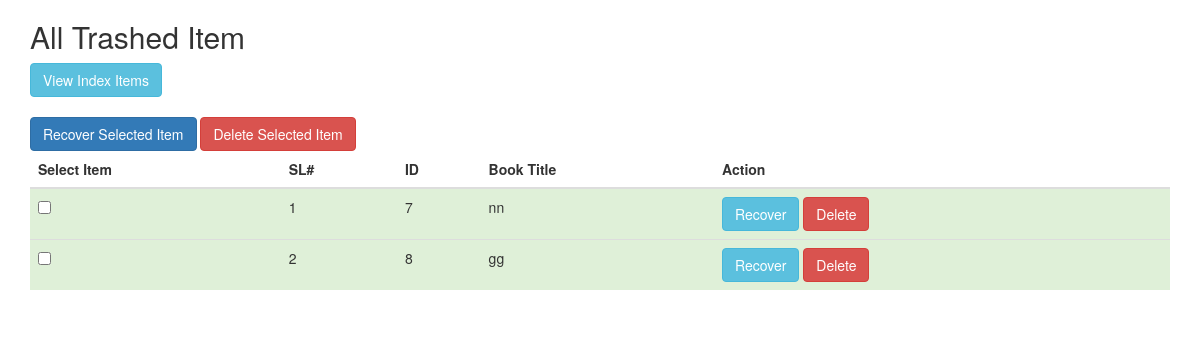
Page /views/SEIP1292/City/trashed.php on the committed database.
### tables this page shows
CREATE TABLE IF NOT EXISTS `email` (
  `id` int(11) NOT NULL AUTO_INCREMENT,
  `name` varchar(50) NOT NULL,
  `email` varchar(50) NOT NULL,
  `deleted_at` varchar(50) DEFAULT NULL,
  PRIMARY KEY (`id`),
  UNIQUE KEY `email` (`email`)
);

### src/Bitm/SEIP1292/Email/Email.php (called while the page is built, shortened)
<?php
class Email
{
    public $conn = "";
    public function __construct()
    {
        $this->conn = mysqli_connect("localhost", "root", "", "atomicprojectb20") or die("database connection establishing fail");
    }
    public function trashed(){
        $_allTrash = array();
        $query = "SELECT * FROM `email` WHERE `deleted_at` IS NOT NULL";
        $result = mysqli_query($this->conn, $query);
        while ($row = mysqli_fetch_object($result)) {
            $_allTrash[] = $row;
        }
        return $_allTrash;
    }
    }

### views/SEIP1292/City/trashed.php (the view, shortened to what this page needs)
<?php
$email= new Email();
$trashItem=$email->trashed();
?>
<!DOCTYPE html>
<html lang="en">
<head>
    <link rel="stylesheet" href="http://maxcdn.bootstrapcdn.com/bootstrap/3.3.6/css/bootstrap.min.css">
    <link rel="stylesheet" type="text/css" href="../../../Resource/bootstrap/css/bootstrap.css">
    <link rel="stylesheet" type="text/css" href="../../../Resource/bootstrap/js/bootstrap.js">
</head>
<body>
<div class="container">
    <h2>All Trashed Item</h2>
    <a href="index.php" class="btn btn-info" role="button">View Index Items</a><br><br>
    <form  action="recoverMultiple.php" method="post" id="multiple">
        <button type="submit" class="btn btn-primary">Recover Selected Item</button>
        <button type="button" id="delete" class="btn btn-danger">Delete Selected Item</button>
    <table class="table">
        <thead>
        <tr>
            <th>Select Item</th>
            <th>SL#</th>
            <th>ID</th>
            <th>Book Title</th>
            <th>Action</th>
        </tr>
        </thead>
        <tbody>
            <?php
            $sl=0;
            foreach($trashItem as $trashed){
                $sl++;
                ?>
                <tr class="success">
                    <td><input type="checkbox" name="mark[]" value="<?php echo $trashed->id ?>"></td>
                    <td><?php echo $sl?></td>
                    <td><?php echo $trashed->id ?></td>
                    <td><?php echo $trashed->email ?></td>
                    <td><a href="recover.php?id=<?php echo $trashed->id ?>" class="btn btn-info" role="button">Recover</a>
                        <a href="delete.php?id=<?php echo $trashed->id ?>" class="btn btn-danger" role="button">Delete</a>
                    </td>
                </tr>
            <?php } ?>
</tbody>
</form>
</div>
</body>

### rows in the picture
email: id "7", email "nn"
email: id "8", email "gg"
